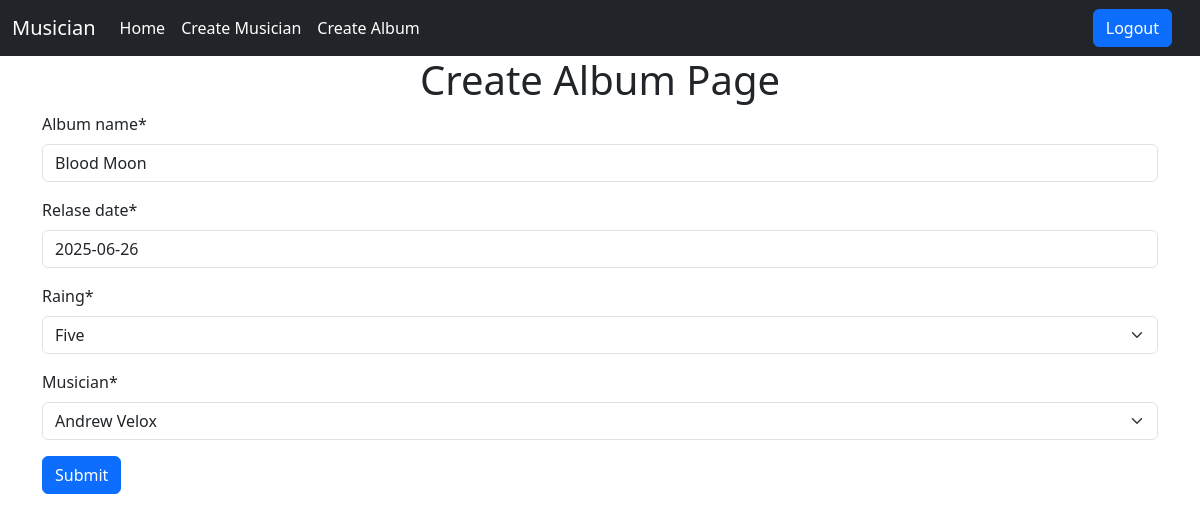
The app's page /album/edit/4 (signed in) with its own data.
### album/models.py (models this page shows, shortened)
class Album(models.Model):
    album_name = models.CharField(max_length=40)
    relase_date = models.DateField(default=datetime.date.today)
    RATINGS = [
        ('1','One'),
        ('2','Two'),
        ('3','Three'),
        ('4','Four'),
        ('5','Five'),
    ]
    raing = models.CharField(max_length=10,choices=RATINGS)
    musician = models.ForeignKey(Musician, on_delete=models.CASCADE)

### album/views.py (the view)
# urls.py: path('edit/<int:id>', views.edit_album_class.as_view(), name="edit_album"),
@method_decorator(login_required,name='dispatch')
class edit_album_class(UpdateView):
    model = models.Album
    form_class = forms.AlbumForm
    template_name = 'create_album.html'
    pk_url_kwarg = 'id'
    success_url = reverse_lazy('homepage')

### album/forms.py
class AlbumForm(forms.ModelForm):
    class Meta:
        model = Album
        fields = '__all__'

### musician/models.py (called while the page is built)
    def __str__(self):
        return f"{self.first_name} {self.last_name}"

### album/templates/create_album.html (shortened to what this page needs)
{% extends "base.html" %}
{% load crispy_forms_tags %}
{% block content %}
    <div class="container">
    <h1 class="text-center">Create Album Page </h1>
        <form method="post">
            {{form | crispy }}
            <input type="submit" value="Submit" class="btn btn-primary">
        </form>
    </div>
{% endblock %}

### records on screen
Album: album_name "Blood Moon", relase_date "2025-06-26", raing "Five", musician "Andrew Velox"
